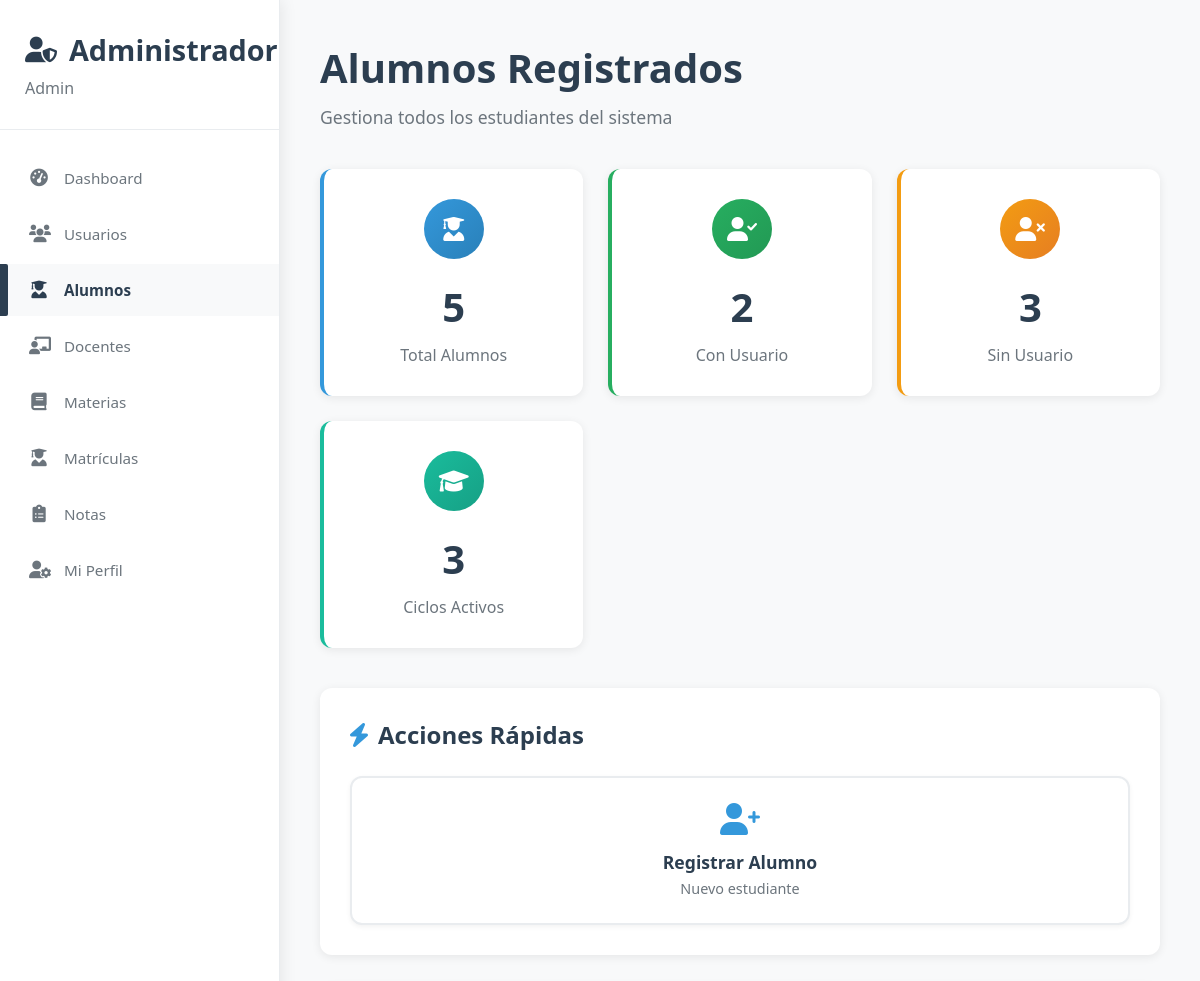
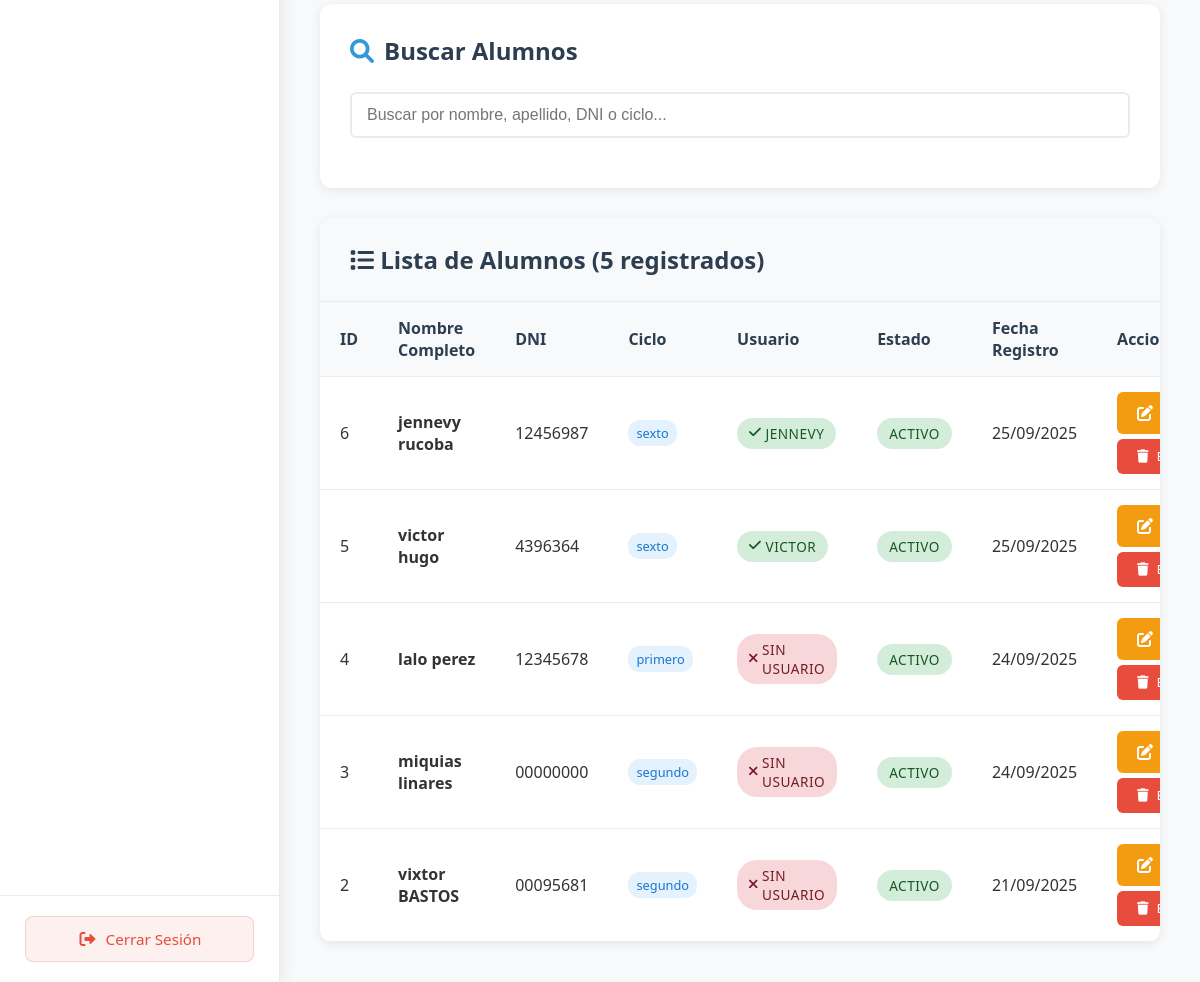
Before: /admin/ver_alumnos (signed in) with the older database file (2 pictures, top to bottom).
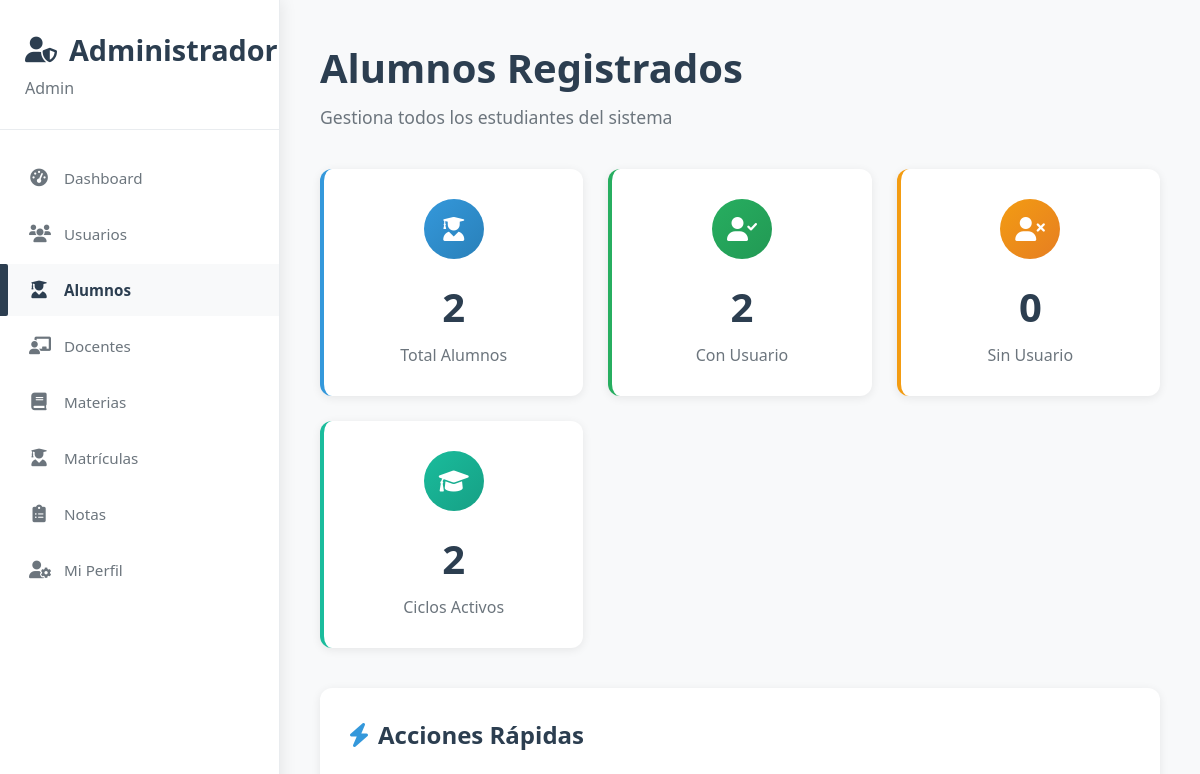
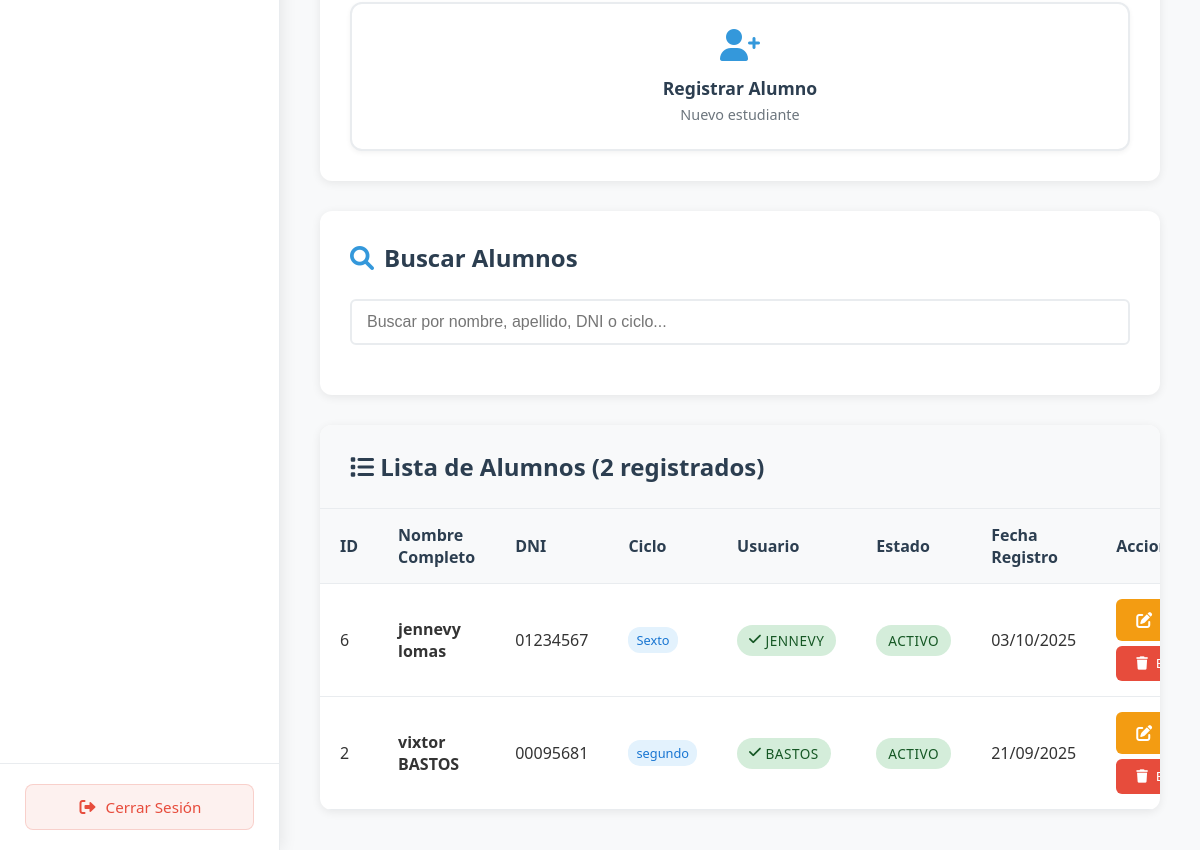
After: the same page with the newer database file (2 pictures, top to bottom).
### app.py (models this page shows)
class Alumno(db.Model):
    id = db.Column(db.Integer, primary_key=True)
    dni = db.Column(db.String(20), unique=True, nullable=False)
    nombre = db.Column(db.String(100), nullable=False)
    apellido = db.Column(db.String(100), nullable=False)
    email = db.Column(db.String(120))
    telefono = db.Column(db.String(20))
    fecha_nacimiento = db.Column(db.Date)
    ciclo = db.Column(db.String(20), nullable=False)  # primero, segundo, tercero, cuarto, quinto, sexto
    fecha_registro = db.Column(db.DateTime, default=datetime.utcnow)
    usuario_id = db.Column(db.Integer, db.ForeignKey('usuario.id'), nullable=True)  # Relación con Usuario
    usuario = db.relationship('Usuario', backref=db.backref('alumno', uselist=False))

class Usuario(db.Model):
    id = db.Column(db.Integer, primary_key=True)
    username = db.Column(db.String(80), unique=True, nullable=False)
    email = db.Column(db.String(120), unique=True, nullable=False)
    password_hash = db.Column(db.String(120), nullable=False)
    tipo = db.Column(db.String(20), nullable=False)  # 'admin', 'docente' o 'alumno'
    fecha_creacion = db.Column(db.DateTime, default=datetime.utcnow)

### app.py (the view)
@app.route('/admin/ver_alumnos')
def admin_ver_alumnos():
    if not session.get('user_id') or session.get('tipo') != 'admin':
        return redirect(url_for('login'))
    alumnos = Alumno.query.order_by(Alumno.fecha_registro.desc()).all()
    for alumno in alumnos:
        if alumno.fecha_registro:
            alumno.fecha_registro_formatted = alumno.fecha_registro.strftime('%d/%m/%Y')
        else:
            alumno.fecha_registro_formatted = 'N/A'
    total_alumnos = len(alumnos)
    alumnos_con_usuario = len([a for a in alumnos if a.usuario_id])
    alumnos_sin_usuario = total_alumnos - alumnos_con_usuario
    ciclos_activos = len(set([a.ciclo for a in alumnos if a.ciclo]))
    return render_template('admin/ver_alumnos_moderno.html',
                         alumnos=alumnos,
                         total_alumnos=total_alumnos,
                         alumnos_con_usuario=alumnos_con_usuario,
                         alumnos_sin_usuario=alumnos_sin_usuario,
                         ciclos_activos=ciclos_activos)

### app.py (called while the page is built)
@app.context_processor
def inject_flash_cleanup():
    return {
        'clear_flash_messages': clear_flash_messages,
        'convertir_ciclo_a_texto': convertir_ciclo_a_texto
    }

### templates/admin/ver_alumnos_moderno.html (shortened to what this page needs)
{% extends "admin/base_admin.html" %}
{% block content %}
<div class="page-header">
    <h1>Alumnos Registrados</h1>
    <p>Gestiona todos los estudiantes del sistema</p>
</div>
<div class="stats-grid">
    <div class="stat-card users">
        <div class="stat-icon users">
            <i class="fas fa-user-graduate"></i>
        </div>
        <div class="stat-number">{{ alumnos|length }}</div>
        <div class="stat-label">Total Alumnos</div>
    </div>
    <div class="stat-card students">
        <div class="stat-icon students">
            <i class="fas fa-user-check"></i>
        </div>
        <div class="stat-number">{{ alumnos_con_usuario }}</div>
        <div class="stat-label">Con Usuario</div>
    </div>
    <div class="stat-card subjects">
        <div class="stat-icon subjects">
            <i class="fas fa-user-times"></i>
        </div>
        <div class="stat-number">{{ alumnos_sin_usuario }}</div>
        <div class="stat-label">Sin Usuario</div>
    </div>
    <div class="stat-card grades">
        <div class="stat-icon grades">
            <i class="fas fa-graduation-cap"></i>
        </div>
        <div class="stat-number">{{ ciclos_activos }}</div>
        <div class="stat-label">Ciclos Activos</div>
    </div>
</div>
<div class="content-container">
    <h2 class="section-title">
        <i class="fas fa-bolt"></i>
        Acciones Rápidas
    </h2>
    <div class="actions-grid">
        <a href="{{ url_for('registrar_alumno') }}" class="action-btn">
            <i class="fas fa-user-plus"></i>
            <h3>Registrar Alumno</h3>
            <p>Nuevo estudiante</p>
        </a>
    </div>
</div>
<div class="content-container">
    <h2 class="section-title">
        <i class="fas fa-search"></i>
        Buscar Alumnos
    </h2>
    <div class="search-container">
        <input type="text" id="searchAlumno" placeholder="Buscar por nombre, apellido, DNI o ciclo..." class="form-control">
    </div>
</div>
<div class="table-container">
    <div class="table-header">
        <h2><i class="fas fa-list"></i> Lista de Alumnos ({{ alumnos|length }} registrados)</h2>
    </div>
    <div class="table-responsive">
        <table>
            <thead>
                <tr>
                    <th>ID</th>
                    <th>Nombre Completo</th>
                    <th>DNI</th>
                    <th>Ciclo</th>
                    <th>Usuario</th>
                    <th>Estado</th>
                    <th>Fecha Registro</th>
                    <th>Acciones</th>
                </tr>
            </thead>
            <tbody>
                {% for alumno in alumnos %}
                <tr data-nombre="{{ (alumno.nombre + ' ' + alumno.apellido)|lower }}" data-dni="{{ alumno.dni|lower }}" data-ciclo="{{ alumno.ciclo|lower }}">
                    <td>{{ alumno.id }}</td>
                    <td>
                        <strong>{{ alumno.nombre }} {{ alumno.apellido }}</strong>
                    </td>
                    <td>{{ alumno.dni }}</td>
                    <td>
                        <span class="ciclo-badge">{{ alumno.ciclo }}</span>
                    </td>
                    <td>
                        {% if alumno.usuario %}
                            <span class="status-badge status-active">
                                <i class="fas fa-check"></i> {{ alumno.usuario.username }}
                            </span>
                        {% else %}
                            <span class="status-badge status-inactive">
                                <i class="fas fa-times"></i> Sin Usuario
                            </span>
                        {% endif %}
                    </td>
                    <td>
                        <span class="status-badge status-active">Activo</span>
                    </td>
                    <td>{{ alumno.fecha_registro_formatted }}</td>
                    <td>
                        <div class="btn-group">
                            <a href="{{ url_for('editar_alumno', alumno_id=alumno.id) }}" class="btn btn-warning btn-sm">
                                <i class="fas fa-edit"></i> Editar
                            </a>
                            <button type="button" class="btn btn-danger btn-sm" onclick="eliminarAlumno({{ alumno.id }}, '{{ alumno.nombre }} {{ alumno.apellido }}')">
                                <i class="fas fa-trash"></i> Eliminar
                            </button>
                        </div>
                    </td>
                </tr>
                {% else %}
                <tr>
                    <td colspan="8" class="text-center text-muted">
                        <i class="fas fa-info-circle"></i> No hay alumnos registrados
                    </td>
                </tr>
                {% endfor %}
            </tbody>
        </table>
    </div>
</div>
{% endblock %}

### templates/admin/base_admin.html (shortened to what this page needs)
<!DOCTYPE html>
<html lang="es">
<head>
    <link href="https://cdnjs.cloudflare.com/ajax/libs/font-awesome/6.0.0/css/all.min.css" rel="stylesheet">
    <link href="{{ url_for('static', filename='css/toast-alerts.css') }}?v=1.1" rel="stylesheet">
</head>
<body>
    <div class="admin-dashboard">
        <div class="sidebar">
            <div class="sidebar-header">
                <h2><i class="fas fa-user-shield"></i> Administrador</h2>
                <p>Admin</p>
            </div>
            <nav class="sidebar-nav">
                <a href="{{ url_for('admin_dashboard') }}" class="nav-item {% if request.endpoint == 'admin_dashboard' %}active{% endif %}">
                    <i class="fas fa-tachometer-alt"></i>
                    <span>Dashboard</span>
                </a>
                <a href="{{ url_for('admin_ver_usuarios') }}" class="nav-item {% if request.endpoint == 'admin_ver_usuarios' %}active{% endif %}">
                    <i class="fas fa-users"></i>
                    <span>Usuarios</span>
                </a>
                <a href="{{ url_for('admin_ver_alumnos') }}" class="nav-item {% if request.endpoint == 'admin_ver_alumnos' %}active{% endif %}">
                    <i class="fas fa-user-graduate"></i>
                    <span>Alumnos</span>
                </a>
                <a href="{{ url_for('admin_ver_docentes') }}" class="nav-item {% if request.endpoint == 'admin_ver_docentes' %}active{% endif %}">
                    <i class="fas fa-chalkboard-teacher"></i>
                    <span>Docentes</span>
                </a>
                <a href="{{ url_for('admin_ver_materias') }}" class="nav-item {% if request.endpoint == 'admin_ver_materias' %}active{% endif %}">
                    <i class="fas fa-book"></i>
                    <span>Materias</span>
                </a>
                <a href="{{ url_for('admin_matriculas') }}" class="nav-item {% if request.endpoint in ['admin_matriculas', 'admin_matricular_alumno'] %}active{% endif %}">
                    <i class="fas fa-user-graduate"></i>
                    <span>Matrículas</span>
                </a>
                <a href="{{ url_for('admin_ver_notas') }}" class="nav-item {% if request.endpoint == 'admin_ver_notas' %}active{% endif %}">
                    <i class="fas fa-clipboard-list"></i>
                    <span>Notas</span>
                </a>
                <a href="{{ url_for('admin_mi_perfil') }}" class="nav-item {% if request.endpoint == 'admin_mi_perfil' %}active{% endif %}">
                    <i class="fas fa-user-cog"></i>
                    <span>Mi Perfil</span>
                </a>
            </nav>
            <div class="logout-link">
                <a href="{{ url_for('logout') }}" class="nav-item">
                    <i class="fas fa-sign-out-alt"></i>
                    <span>Cerrar Sesión</span>
                </a>
            </div>
        </div>
        <div class="main-content">
            {% block content %}{% endblock %}
        </div>
    </div>
</body>
</html>

### templates/admin/ver_alumnos_moderno.html (style rules this page uses)
.search-container { position: relative; margin-bottom: 20px; }
.ciclo-badge { display: inline-block; padding: 4px 8px; background: #e3f2fd; color: #1976d2; border-radius: 12px; font-size: 0.8rem; font-weight: 500; }
.status-badge { display: inline-flex; align-items: center; gap: 4px; padding: 6px 12px; border-radius: 20px; font-size: 0.85rem; font-weight: 500; text-transform: uppercase; letter-spacing: 0.5px; }
.status-active { background: #d4edda; color: #155724; }
.btn-group { display: flex; gap: 5px; flex-wrap: wrap; }

Changed rows visible on the page:
removed Alumno: id "5", nombre "victor", apellido "hugo", dni "4396364", ciclo "sexto", usuario.username "VICTOR", fecha_registro_formatted "25/09/2025"
removed Alumno: id "4", nombre "lalo", apellido "perez", dni "12345678", ciclo "primero", shows "SIN USUARIO", fecha_registro_formatted "24/09/2025"
removed Alumno: id "3", nombre "miquias", apellido "linares", dni "00000000", ciclo "segundo", shows "SIN USUARIO", fecha_registro_formatted "24/09/2025"
changed Alumno "jennevy": apellido "rucoba" → "lomas"; dni "12456987" → "01234567"; ciclo "sexto" → "Sexto"; fecha_registro_formatted "25/09/2025" → "03/10/2025"
changed Alumno "vixtor": usuario.username (not shown) → "BASTOS"; no longer shows "SIN USUARIO"
Other visible differences:
{{ alumnos|length }}: "5" → "2"
{{ alumnos_sin_usuario }}: "3" → "0"
{{ ciclos_activos }}: "3" → "2"
